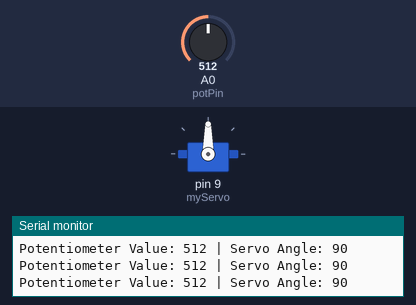
Bench run of a sketch on a simulated Arduino Uno, built with avr-gcc and run on an emulated ATmega328P. Shown: servo, the last lines printed to the serial monitor. Inputs (shaded band) come from the test bench; at power-on: A0 (potPin) = 512. Not simulated (calls return 0 or success): arduino_secrets.h.

Above: at 1.2 s.
1.3 s: A0 (potPin) set to 550
At 1.7 s:
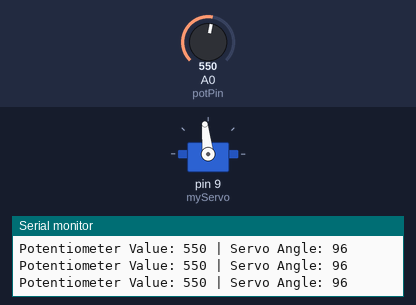
2.8 s: A0 (potPin) set to 580
At 3.2 s:
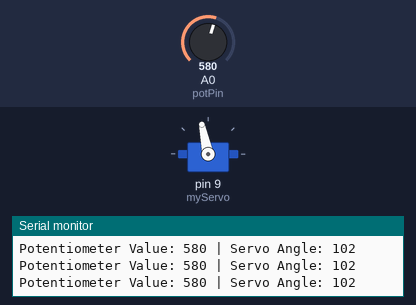
4.3 s: A0 (potPin) set to 306
At 5.5 s:
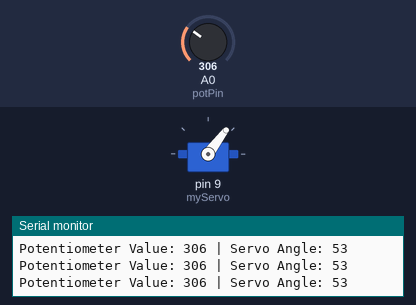
5.8 s: A0 (potPin) set to 109
At 7.0 s:
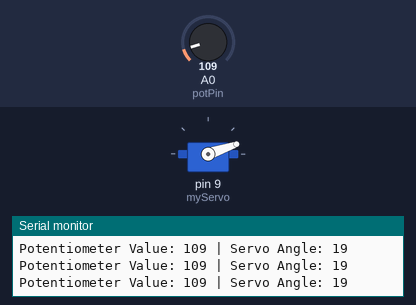
7.3 s: A0 (potPin) set to 93
At 7.9 s:
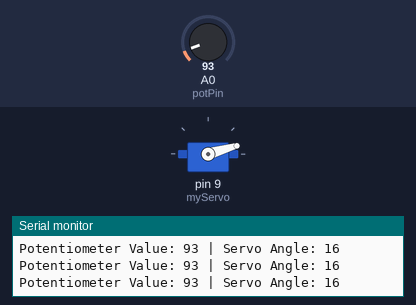
10.3 s: A0 (potPin) set to 122
At 11.8 s:
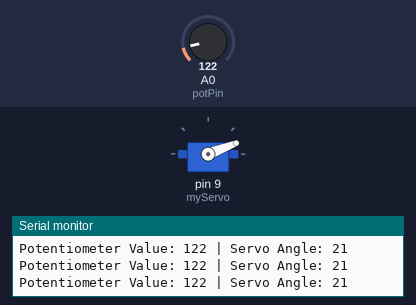
Timing chart, 0 to 12.8 s (numbered marks = the images above; inputs shaded):
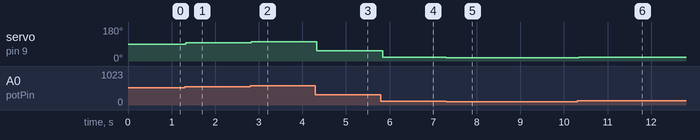

The sketch:

Servo_Motor_Control_with_Pot.ino
```cpp
#include "arduino_secrets.h"

#include <Servo.h>

Servo myServo;  // Create servo object

int potPin = A0;  // Analog pin connected to potentiometer
int potVal;       // Variable to store potentiometer value
int angle;        // Variable to store mapped angle for servo

void setup() {
  myServo.attach(9);  // Attach the servo on pin 9
  Serial.begin(9600); // Begin serial communication for debugging
}

void loop() {
  potVal = analogRead(potPin);                // Read potentiometer value
  angle = map(potVal, 0, 1023, 0, 180);       // Map to range of servo angle
  myServo.write(angle);                       // Set servo to angle
  Serial.println("Potentiometer Value: " + String(potVal) + " | Servo Angle: " + String(angle));
  delay(15);                                  // Small delay for stability
}
```

Measured:
- after the input at 1.3 s, servo on pin 9 (myServo): 90° → 96° at once
- after the input at 2.8 s, servo on pin 9 (myServo): 96° → 102° at once
- after the input at 4.3 s, servo on pin 9 (myServo): 102° → 53° at once
- after the input at 5.8 s, servo on pin 9 (myServo): 53° → 19° at once
- after the input at 7.3 s, servo on pin 9 (myServo): 19° → 16° at once
- after the input at 10.3 s, servo on pin 9 (myServo): 16° → 21° at once
